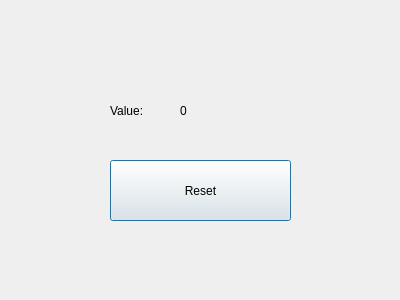
<?xml version="1.0" encoding="UTF-8"?>
<ui version="4.0">
 <class>hSliderValue</class>
 <widget class="QDialog" name="hSliderValue">
  <property name="geometry">
   <rect>
    <x>0</x>
    <y>0</y>
    <width>400</width>
    <height>300</height>
   </rect>
  </property>
  <property name="windowTitle">
   <string>Dialog</string>
  </property>
  <widget class="QPushButton" name="resetBtn">
   <property name="geometry">
    <rect>
     <x>110</x>
     <y>160</y>
     <width>181</width>
     <height>61</height>
    </rect>
   </property>
   <property name="text">
    <string>Reset</string>
   </property>
  </widget>
  <widget class="QLabel" name="valueLbl">
   <property name="geometry">
    <rect>
     <x>110</x>
     <y>80</y>
     <width>51</width>
     <height>61</height>
    </rect>
   </property>
   <property name="text">
    <string>Value:</string>
   </property>
  </widget>
  <widget class="QLabel" name="sliderLbl">
   <property name="geometry">
    <rect>
     <x>180</x>
     <y>80</y>
     <width>81</width>
     <height>61</height>
    </rect>
   </property>
   <property name="text">
    <string>0</string>
   </property>
  </widget>
 </widget>
 <resources/>
 <connections/>
</ui>
